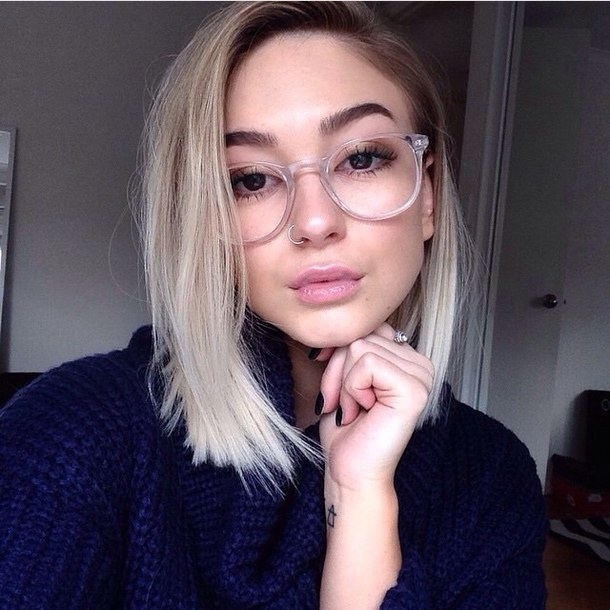
#> input picture steg/femme.jpg, 610 x 610 px
$ python img_comb_class.py --image1 steg/femme.jpg --image2 steg/femme.jpg   (Python 2 division)
#> lines starting #> are read from the running program, lines starting #| are printed output that depends on the picture
#!/usr/bin/env python
# -*- coding: utf-8 -*-
from PIL import Image
from os import system,listdir
import argparse


class IMG_COMB:
    def __init__(self,*arg,**kwargs):

        if kwargs['file1'] != None:
            self.file1 = kwargs['file1']
        else:
            self.file1 = ""
        if kwargs['file2'] != None:
            self.file2 = kwargs['file2']
        else:
            self.file2 = ""
        if kwargs['dir'] != None:
            self.outputDirectory = kwargs['dir']
        else:
            self.outputDirectory = "img_comb_output"
        if kwargs['verbose'] != None:
            if kwargs['verbose'] == True:
                self.verbose = True
            else:
                self.verbose = False
        else:
            self.verbose = False
        self.file = ""
    def setOutputDirectory(self,arg):
        self.outputDirectory = arg

    def createOutputDirectory(self):
        if not self.checkOutputDirectory():
            system('mkdir '+self.outputDirectory)
            if self.verbose:
                print '[+] Output directory created'
        else:
            print '[-] Output directory still here'

    def checkOutputDirectory(self):
        directory = listdir('.')
        return (self.outputDirectory in directory)

    def open(self,*arg,**kwargs):
        try:
            if 'rgb' in kwargs:
                self.img1 = Image.open(self.file1).convert('RGB')
#> self.img1 is the input picture: PIL image 610x610 RGB; mean R, G, B 93.6, 80.9, 92.3
                self.img2 = Image.open(self.file2).convert('RGB')
                self.imgaux = Image.open(self.file1).convert('RGB')
            else:
                self.img1 = Image.open(self.file1)
                self.img2 = Image.open(self.file2)
                self.imgaux = Image.open(self.file1)
            self.extension = self.file1.split('.')[-1]
        except Exception as e:
            print 'Error opening file '
            print e
            exit()
        self.getPixel()

    def getPixel(self):
        try:
            self.pixelim1 = self.img1.load()
            self.pixelim2 = self.img2.load()
            self.pixelaux = self.imgaux.load()
        except Exception as e:
            print 'Error getting pixel'
            print e

    def execute(self,*arg,**kwargs):
        self.createOutputDirectory()
        if kwargs['action'] != None:
            for i in range(self.img1.height):
                for j in range(self.img1.width):
                    r1,g1,b1 = self.pixelim1[j,i]
                    r2,g2,b2 = self.pixelim2[j,i]

                    if kwargs['action'] == 'and':
                        self.pixelaux[j,i] = ((r1 and r2),(g1 and g2),(b1 and b2))
                    elif kwargs['action'] == 'or':
                        self.pixelaux[j,i] = ((r1 or r2),(g1 or g2),(b1 or b2))
                    elif kwargs['action'] == 'xor':
                        self.pixelaux[j,i] = ((r1 ^ r2),(g1 ^ g2),(b1 ^ b2))
                    elif kwargs['action'] == 'add':
                        self.pixelaux[j,i] = (((r1 + r2)%255),((g1 + g2)%255),((b1 + b2)%255))
                    elif kwargs['action'] == 'sub':
                        self.pixelaux[j,i] = (((r1 - r2)%255),((g1 - g2)%255),((b1 - b2)%255))
                    elif kwargs['action'] == 'mul':
                        self.pixelaux[j,i] = (((r1 * r2)%255),((g1 * g2)%255),((b1 * b2)%255))
            self.imgaux.save(self.outputDirectory+'/imgcmb_'+kwargs['action']+'.'+self.extension)
            if self.verbose:
                print '[+] Image combined saved.'
        else:
            for k in range(6):
                for i in range(self.img1.height):
                    for j in range(self.img1.width):
                        r1,g1,b1 = self.pixelim1[j,i]
                        r2,g2,b2 = self.pixelim2[j,i]

                        if k == 0:
                            self.pixelaux[j,i] = ((r1 and r2),(g1 and g2),(b1 and b2))
                        elif k == 1:
                            self.pixelaux[j,i] = ((r1 or r2),(g1 or g2),(b1 or b2))
                        elif k == 2:
                            self.pixelaux[j,i] = ((r1 ^ r2),(g1 ^ g2),(b1 ^ b2))
                        elif k == 3:
                            self.pixelaux[j,i] = (((r1 + r2)%255),((g1 + g2)%255),((b1 + b2)%255))
                        elif k == 4:
                            self.pixelaux[j,i] = (((r1 - r2)%255),((g1 - g2)%255),((b1 - b2)%255))
                        elif k == 5:
                            self.pixelaux[j,i] = (((r1 * r2)%255),((g1 * g2)%255),((b1 * b2)%255))
                self.imgaux.save(self.outputDirectory+'/imgcmb_'+str(k)+'.'+self.extension)
                if self.verbose:
                    print '[+] Image combined saved.'
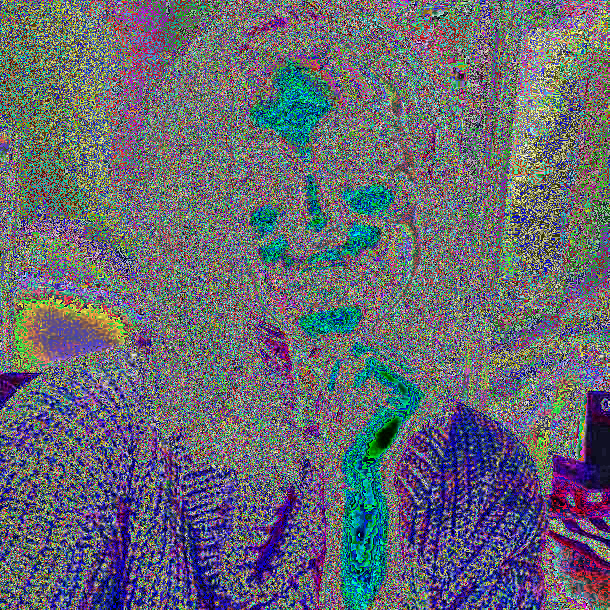
#> self.imgaux: PIL image 610x610 RGB; mean R, G, B 102, 104.3, 115.1

parser = argparse.ArgumentParser()
parser.add_argument('-i1','--image1',help="Image 1 for image combiner",required=True)
parser.add_argument('-i2','--image2',help="Image 2 for image combiner",required=True)
parser.add_argument('-dir','--output_directory',help="The output directory to store resultat")
parser.add_argument('-v','--verbose',help="Give more output",action="store_true")
parser.add_argument('-a','--action',help="Give action in combiner image\nor | and | xor | add | sub | mul\n If no action given, all are executed")
args = parser.parse_args()

if __name__ == "__main__":
    a = IMG_COMB(file1=args.image1,file2=args.image2,verbose=args.verbose,dir=args.output_directory)
    a.open(rgb=True)
    a.execute(action=args.action)
